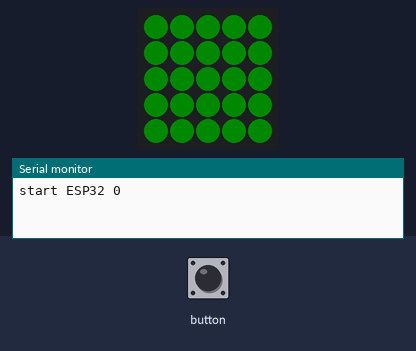
A sketch run on a simulated ESP32. On the bench: 5×5 RGB LED matrix (first LED top left, wired row by row), the last lines printed to the serial monitor. The inputs (shaded band) are chosen by the test bench. Dim RGB values are drawn brighter than linear; nothing arrives over Bluetooth unless stated; a phone connects over Bluetooth LE 3 s after start.

Above: at 3.8 s.
3.9 s: button pressed for 1.3 s
At 5.0 s:
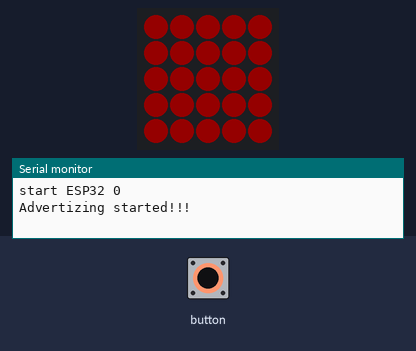
Timing chart, 0 to 6.9 s (numbered marks = the images above; inputs shaded):
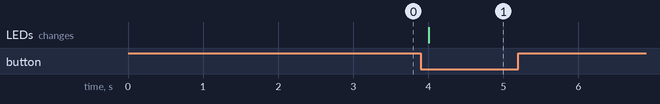

Measured:
- after the input at 3.9 s, the LEDs: change after 0.11 s (image 1)

The sketch:

sketch_jan11b.ino
```cpp
#include <M5Atom.h>
#include "BLEDevice.h"
#include "BLEServer.h"
#include "BLEUtils.h"
#include "esp_sleep.h"
#include <Wire.h>
// #include "bme280_i2c.h"

#define T_PERIOD     10   // Transmission period
#define S_PERIOD     1  // Silent period
RTC_DATA_ATTR static uint8_t seq; // remember number of boots in RTC Memory

#define SDA 12
#define SCL 14

uint8_t DisBuff[2 + 5 * 5 * 3];

void setBuff(uint8_t Rdata, uint8_t Gdata, uint8_t Bdata)
{
    DisBuff[0] = 0x05;
    DisBuff[1] = 0x05;
    for (int i = 0; i < 25; i++)
    {
        DisBuff[2 + i * 3 + 0] = Rdata;
        DisBuff[2 + i * 3 + 1] = Gdata;
        DisBuff[2 + i * 3 + 2] = Bdata;
    }
}

void setup()
{
    M5.begin(true, false, true);
    Serial.begin(115200);
    Serial.printf("start ESP32 %d\n",seq);
}

void loop()
{
    BLEDevice::init("AmbientEnv-02");                  // デバイスを初期化
    BLEServer *pServer = BLEDevice::createServer();    // サーバーを生成

    BLEAdvertising *pAdvertising = pServer->getAdvertising(); // アドバタイズオブジェクトを取得

    // デバイス名とフラグをセットし、送信情報を組み込んでアドバタイズオブジェクトに設定する
    BLEAdvertisementData oAdvertisementData = BLEAdvertisementData();

    oAdvertisementData.setName("device naaaaaame");
    oAdvertisementData.setFlags(0x06);      // LE General Discoverable Mode | BR_EDR_NOT_SUPPORTED
    oAdvertisementData.addData("Hello world!!!");

    int sleepsec;
    if (M5.Btn.wasPressed()){
      pAdvertising->start();                             // アドバタイズ起動
      Serial.println("Advertizing started!!!");
      sleepsec = 10000;
      setBuff(0x00, 0x80, 0x00);
    }else{
      //Serial.println("Advertizing stoping...");
      pAdvertising->stop();                              // アドバタイズ停止
      sleepsec = 1000;
      setBuff(0x40, 0x00, 0x00);
    }
    M5.dis.displaybuff(DisBuff);

    delay(sleepsec);
    M5.update();
}
```
